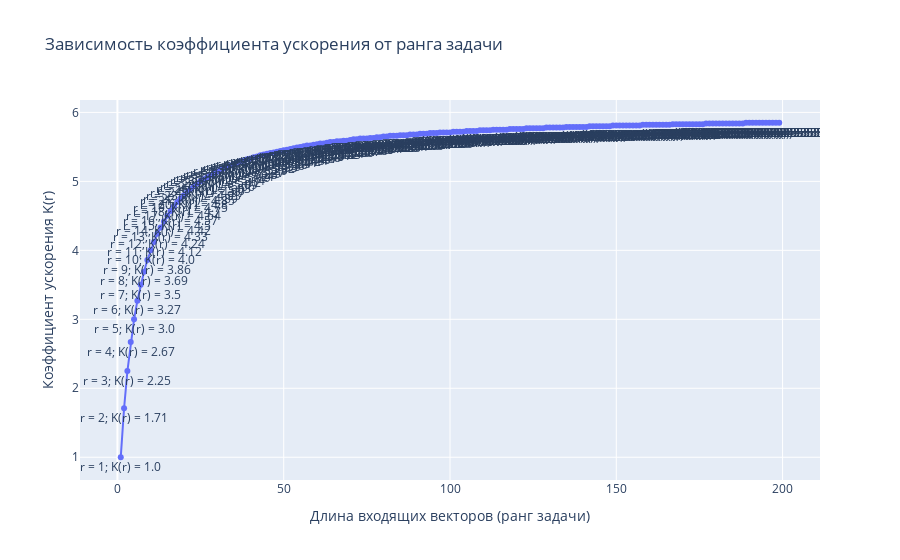

Notebook code cell kept with this figure:
### Code cell
# Acceleration coefficient graphic (dependence on problem rank)
stages_amount = 6
x_vector = []
y_vector = []
for i in range(1, 200):
    vector_1 = [random.randint(0, 63) for _ in range(i)]
    vector_2 = [random.randint(0, 63) for _ in range(i)]
    seq_pipeline = ArithmeticPipeline(vector_1, vector_2, 1, 6)
    par_pipeline = ArithmeticPipeline(vector_1, vector_2, 6, 6)
    while seq_pipeline.is_busy:
        seq_pipeline.tact()
    while par_pipeline.is_busy:
        par_pipeline.tact()
    x_vector.append(i)
    y_vector.append(round(seq_pipeline.status['tacts_done'] / 
                          par_pipeline.status['tacts_done'], 2))
fig = go.Figure()
fig.add_trace(
    go.Scatter(x=x_vector, y=y_vector, mode='lines+markers+text',
               text=[f'r = {r}; K(r) = {y}' for r, y in enumerate(y_vector, 1)],
               textposition='bottom center')
)
fig.update_layout(title_text='Зависимость коэффициента ускорения от ранга задачи')
fig.update_xaxes(title_text='Длина входящих векторов (ранг задачи)')
fig.update_yaxes(title_text='Коэффициент ускорения K(r)')
fig.show(width=1280, height=1280, autosize=True)

### Figure 1 — Plotly figure (JSON) as saved in the notebook; plotly's stock layout.template omitted (floating-point values rounded to 4 significant figures; data arrays with more than 128 entries replaced by an {"elided": "..."} marker saying what was removed)
{"data": [{"mode": "lines+markers+text", "text": {"elided": "199 str values"}, "textposition": "bottom center", "type": "scatter", "x": {"elided": "199 int values"}, "y": {"elided": "199 float values"}}], "layout": {"title": {"text": "Зависимость коэффициента ускорения от ранга задачи"}, "xaxis": {"title": {"text": "Длина входящих векторов (ранг задачи)"}}, "yaxis": {"title": {"text": "Коэффициент ускорения K(r)"}}}}
